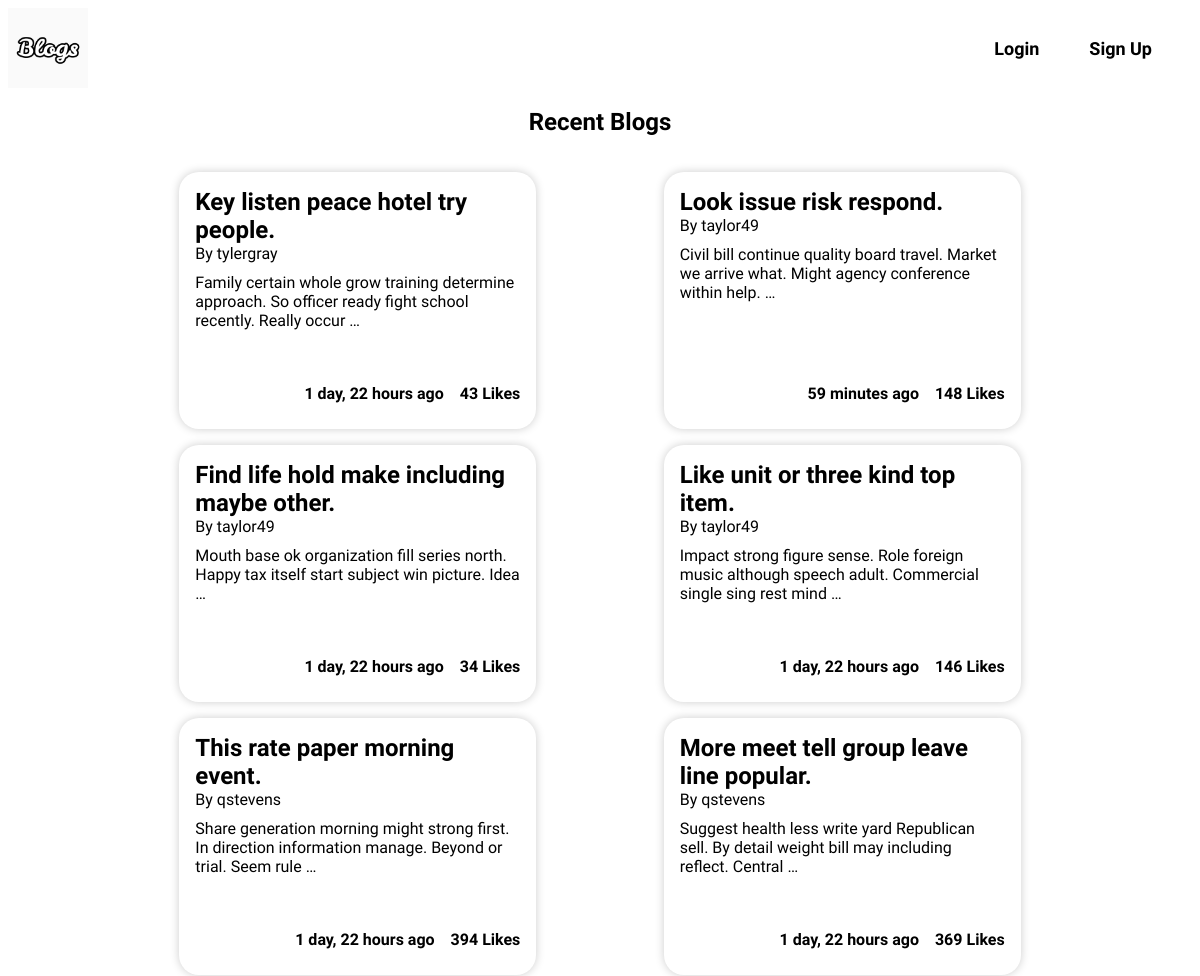
The page / on the database its author committed.
### home/models.py (models this page shows, shortened)
class Blog(models.Model):
    title = models.CharField(max_length=200, blank=False)
    content = models.TextField(blank=False)
    author = models.ForeignKey(CustomUser,on_delete=models.CASCADE)
    likes = models.PositiveIntegerField(default=0)
    date_posted = models.DateTimeField(auto_now_add=True)
    date_modified = models.DateTimeField(auto_now=True)

class CustomUser(AbstractUser):
    first_name = models.CharField(max_length=30, blank=False)
    last_name = models.CharField(max_length=30,blank=True,null=True)
    date_joined = models.DateTimeField(auto_now_add=True)

### home/views.py (the view, shortened to what this page needs)
# urls.py: 2. Add a URL to urlpatterns:  path('', views.home, name='home')
def home(request):
    recentBlogs = Blog.objects.order_by('-date_posted')[:6]
    return render(request, 'home/home_guest.html', {'blogs': recentBlogs})

### home/templates/home/home_guest.html
{% extends "home/base.html" %}
{% load static %}
{% block head %}
<link rel="stylesheet" href="{% static 'css/home.css' %}">
<link rel="stylesheet" href="{% static 'css/navbar.css'%}">
{% endblock %}
{% block content %}
    {% include 'home/elements/navbar.html'%}
    <h2 class="head">Recent Blogs</h2>
    <div class="blogs">
        {% for blog in blogs %}
        <div class="blogcard">
            <a class="title" href="{% url 'blog-detail' blog.pk %}">
                {{blog.title}}
            </a>
            <p>By {{blog.author.username}}</p>
            <p>{{blog.content|truncatewords:15}}</p>
            <div class="info">
                <p>{{ blog.date_modified|timesince }} ago</p>
                <p>{{blog.likes}} Likes</p>
            </div>
        </div>
        {% endfor %}
    </div>
{% endblock %}

### home/templates/home/base.html (shortened to what this page needs)
<html lang="en">
<head>
    {% block head %}
    {% endblock%}
</head>
<body>
    {% block content %}
    {% endblock %}
</body>
</html>

### home/templates/home/elements/navbar.html
{% load static %}
<nav class="navbar">
    <a href="{% url 'home'%}"><img src="{% static 'images/Logo.png' %}" alt="logo"></a>
    <div class="links">
        <a href="{% url 'login'%}"><p>Login</p></a>
        <a href="{% url 'register' %}"><p>Sign Up</p></a>
    </div>
</nav>

### home/static/css/home.css (style rules this page uses)
.blogs { display: flex; flex-wrap: wrap; font-size: 16px; justify-content: space-evenly; gap: 1rem; padding: 1rem 5rem; }
.blogcard { height: 225px; width: 325px; padding: 1rem; display: flex; flex-direction: column; justify-content: start; box-shadow: 0 0 10px rgba(0,0,0,0.2); border-radius: 20px; margin: 0 20px; }
p { margin: 0 0 10px; }
.head { text-align: center; }
.title { font-size: 24px; font-weight: bold; text-decoration:none ; color: black ; }
.info { display: flex; gap: 1rem; justify-content: end; margin-top: auto; font-weight: bold }

### home/static/css/navbar.css (style rules this page uses)
.navbar { display: flex; justify-content: space-between; }
.navbar img { height: 80px; width: 80px; }
.links { display: flex; align-items: center; justify-content: center; }
.links a { text-decoration: none; }
.links p { margin:0; padding: 10px; color: black; font-size: 18px; font-weight: 600; margin:0; padding: 10px; margin-right: 30px; }

### home/templates/home/base.html (style rules this page uses)
body { font-family:"Funnel Sans", serif; }

### rows shown on the page
Blog: title "Key listen peace hotel try people.", author.username "tylergray", content "Family certain whole grow training determine approach. So officer ready fight school recently. Really occur …", date_modified "1 day, 22 hours", likes "43"
Blog: title "Look issue risk respond.", author.username "taylor49", content "Civil bill continue quality board travel. Market we arrive what. Might agency conference within help. …", date_modified "59 minutes", likes "148"
Blog: title "Find life hold make including maybe other.", author.username "taylor49", content "Mouth base ok organization fill series north. Happy tax itself start subject win picture. Idea …", date_modified "1 day, 22 hours", likes "34"
Blog: title "Like unit or three kind top item.", author.username "taylor49", content "Impact strong figure sense. Role foreign music although speech adult. Commercial single sing rest mind …", date_modified "1 day, 22 hours", likes "146"
Blog: title "This rate paper morning event.", author.username "qstevens", content "Share generation morning might strong first. In direction information manage. Beyond or trial. Seem rule …", date_modified "1 day, 22 hours", likes "394"
Blog: title "More meet tell group leave line popular.", author.username "qstevens", content "Suggest health less write yard Republican sell. By detail weight bill may including reflect. Central …", date_modified "1 day, 22 hours", likes "369"
